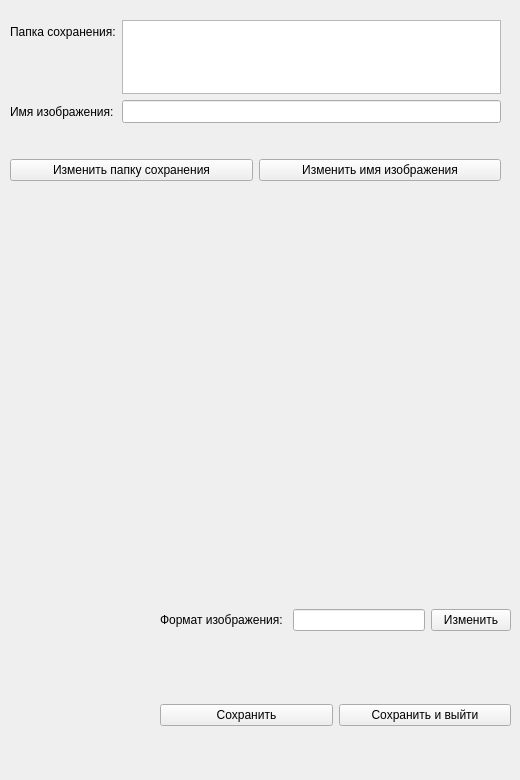
    <widget class="QWidget" name="save">
     <attribute name="title">
      <string>Сохранение</string>
     </attribute>
     <widget class="QWidget" name="gridLayoutWidget_5">
      <property name="geometry">
       <rect>
        <x>160</x>
        <y>690</y>
        <width>351</width>
        <height>51</height>
       </rect>
      </property>
      <layout class="QGridLayout" name="gridLayout">
       <item row="0" column="0">
        <widget class="QPushButton" name="btn_save">
         <property name="text">
          <string>Сохранить</string>
         </property>
         <attribute name="buttonGroup">
          <string notr="true">group_save_image</string>
         </attribute>
        </widget>
       </item>
       <item row="0" column="1">
        <widget class="QPushButton" name="btn_save_and_close">
         <property name="text">
          <string>Сохранить и выйти</string>
         </property>
         <attribute name="buttonGroup">
          <string notr="true">group_save_image</string>
         </attribute>
        </widget>
       </item>
      </layout>
     </widget>
     <widget class="QWidget" name="formLayoutWidget">
      <property name="geometry">
       <rect>
        <x>10</x>
        <y>20</y>
        <width>491</width>
        <height>103</height>
       </rect>
      </property>
      <layout class="QFormLayout" name="formLayout">
       <item row="0" column="0">
        <widget class="QLabel" name="label_10">
         <property name="text">
          <string>Папка сохранения:</string>
         </property>
        </widget>
       </item>
       <item row="1" column="0">
        <widget class="QLabel" name="label_11">
         <property name="text">
          <string>Имя изображения:</string>
         </property>
        </widget>
       </item>
       <item row="1" column="1">
        <widget class="QLineEdit" name="put_fname">
         <property name="font">
          <font>
           <pointsize>10</pointsize>
          </font>
         </property>
         <property name="cursor">
          <cursorShape>ArrowCursor</cursorShape>
         </property>
         <property name="readOnly">
          <bool>true</bool>
         </property>
        </widget>
       </item>
       <item row="0" column="1">
        <widget class="QPlainTextEdit" name="put_directory">
         <property name="font">
          <font>
           <pointsize>10</pointsize>
          </font>
         </property>
         <property name="focusPolicy">
          <enum>Qt::NoFocus</enum>
         </property>
         <property name="verticalScrollBarPolicy">
          <enum>Qt::ScrollBarAlwaysOff</enum>
         </property>
         <property name="horizontalScrollBarPolicy">
          <enum>Qt::ScrollBarAsNeeded</enum>
         </property>
         <property name="readOnly">
          <bool>true</bool>
         </property>
        </widget>
       </item>
      </layout>
     </widget>
     <widget class="QWidget" name="gridLayoutWidget_6">
      <property name="geometry">
       <rect>
        <x>10</x>
        <y>140</y>
        <width>491</width>
        <height>60</height>
       </rect>
      </property>
      <layout class="QGridLayout" name="gridLayout_2">
       <item row="1" column="1" rowspan="2">
        <widget class="QPushButton" name="btn_change_directory">
         <property name="text">
          <string>Изменить папку сохранения</string>
         </property>
        </widget>
       </item>
       <item row="1" column="2" rowspan="2">
        <widget class="QPushButton" name="btn_change_fname">
         <property name="text">
          <string>Изменить имя изображения</string>
         </property>
        </widget>
       </item>
      </layout>
     </widget>
     <widget class="QWidget" name="gridLayoutWidget_7">
      <property name="geometry">
       <rect>
        <x>160</x>
        <y>580</y>
        <width>351</width>
        <height>81</height>
       </rect>
      </property>
      <layout class="QGridLayout" name="gridLayout_3">
       <item row="0" column="0">
        <widget class="QLabel" name="label_12">
         <property name="text">
          <string>Формат изображения: </string>
         </property>
        </widget>
       </item>
       <item row="0" column="2">
        <widget class="QPushButton" name="btn_change_exp">
         <property name="text">
          <string>Изменить</string>
         </property>
        </widget>
       </item>
       <item row="0" column="1">
        <widget class="QLineEdit" name="put_image_exp">
         <property name="cursor">
          <cursorShape>ArrowCursor</cursorShape>
         </property>
         <property name="alignment">
          <set>Qt::AlignCenter</set>
         </property>
         <property name="readOnly">
          <bool>true</bool>
         </property>
        </widget>
       </item>
      </layout>
     </widget>
     <widget class="QLabel" name="status_save">
      <property name="geometry">
       <rect>
        <x>10</x>
        <y>750</y>
        <width>361</width>
        <height>21</height>
       </rect>
      </property>
      <property name="font">
       <font>
        <pointsize>8</pointsize>
       </font>
      </property>
      <property name="text">
       <string/>
      </property>
      <property name="textFormat">
       <enum>Qt::RichText</enum>
      </property>
     </widget>
    </widget>
